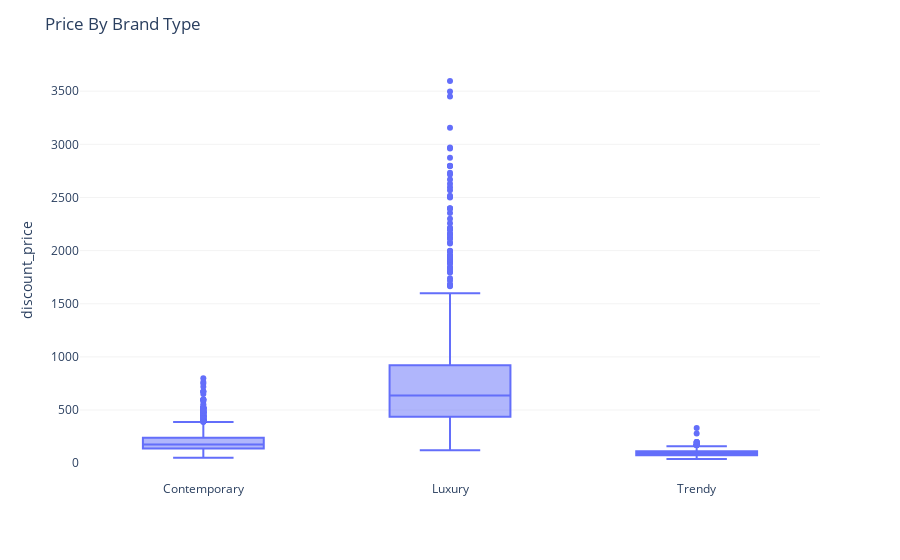

The notebook cell saved with this chart:
### Code cell
colors = ['rgb(25, 43, 87)', 'rgb(201, 161, 91)', 'rgb(166, 164, 161)']
fig = px.box(saks_full, x="brand_positioning", y="discount_price", points='outliers')
#              color_discrete_sequence = ['rgb(25, 43, 87)','rgb(240, 188, 84)', 'rgb(166, 164, 161)'],
#              color_discrete_map = {"brand_positioning": ["Trendy", "Contemporary", "Luxury"]})
#              color_discrete_map={'Trendy':'rgb(25, 43, 87)',
#                                  'Contemporary':'rgb(201, 161, 91)',
#                                  'Luxury':'rgb(166, 164, 161)'
#                                  })

fig.update_layout(title_text='Price By Brand Type',plot_bgcolor='rgb(256, 256, 256)')
fig.update_xaxes(title_text = "")
fig.update_yaxes(showgrid=True, gridwidth=0.5, gridcolor='rgb(230, 230, 230)')
fig.show()

### Figure 1 — Plotly figure (JSON) as saved in the notebook; plotly's stock layout.template omitted (floating-point values rounded to 4 significant figures; data arrays with more than 128 entries replaced by an {"elided": "..."} marker saying what was removed)
{"data": [{"alignmentgroup": "True", "boxpoints": "outliers", "hovertemplate": "brand_positioning=%{x}<br>discount_price=%{y}<extra></extra>", "legendgroup": "", "marker": {"color": "#636efa"}, "name": "", "notched": false, "offsetgroup": "", "orientation": "v", "showlegend": false, "type": "box", "x": {"elided": "3989 str values"}, "x0": " ", "xaxis": "x", "y": {"elided": "3989 float values"}, "y0": " ", "yaxis": "y"}], "layout": {"boxmode": "group", "legend": {"tracegroupgap": 0}, "margin": {"t": 60}, "plot_bgcolor": "rgb(256, 256, 256)", "title": {"text": "Price By Brand Type"}, "xaxis": {"anchor": "y", "domain": [0, 1], "title": {"text": ""}}, "yaxis": {"anchor": "x", "domain": [0, 1], "gridcolor": "rgb(230, 230, 230)", "gridwidth": 0.5, "showgrid": true, "title": {"text": "discount_price"}}}}
